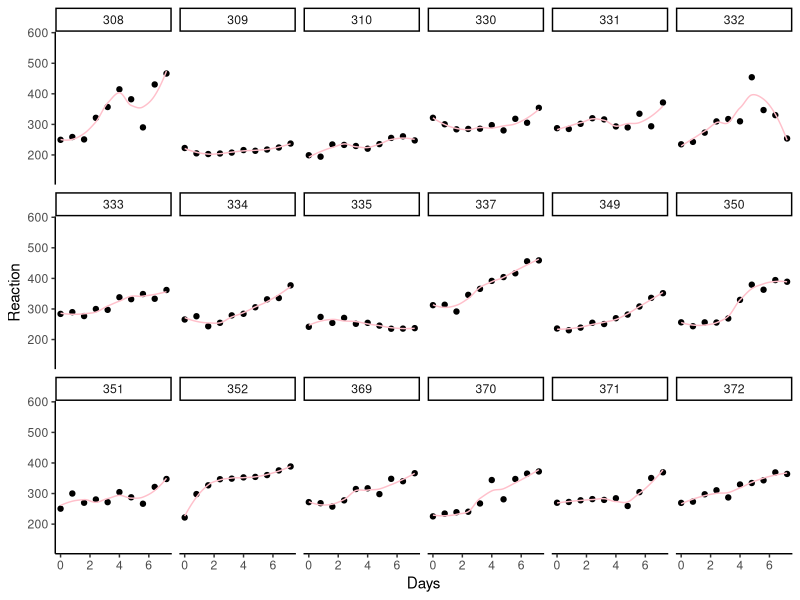

Source code (R):
## ---- chunk 1
knitr::opts_chunk$set(echo = FALSE, 
                      message = FALSE,
                      warning = FALSE,
                      fig.align = 'center', 
                      fig.show = 'H')


library(knitr)

#tema <- knit_theme$get("acid")

#knit_theme$set(tema)
## ---- chunk 2
library(lme4)
library(tidyverse)

data <- lme4::sleepstudy

# Dataviz
ggplot(data, aes(x = Days, y = Reaction)) +
  geom_point() +
  geom_smooth(color = "pink", size = 0.5, alpha = 0) +
  facet_wrap(~Subject, nrow = 3) +
  theme_classic() +
  scale_x_continuous(labels = scales::pretty_breaks()) +
  labs(x = "Days")
## ---- chunk 3
lmm <- lmer(Reaction ~ Days + (1 | Subject), sleepstudy)
summary(lmm)
round(confint(lmm, oldNames = FALSE), 2)
## ---- chunk 4
lmm_days <- lmer(Reaction ~ Days + (Days | Subject), sleepstudy)
summary(lmm_days)
round(confint(lmm_days, oldNames = FALSE), 2)
